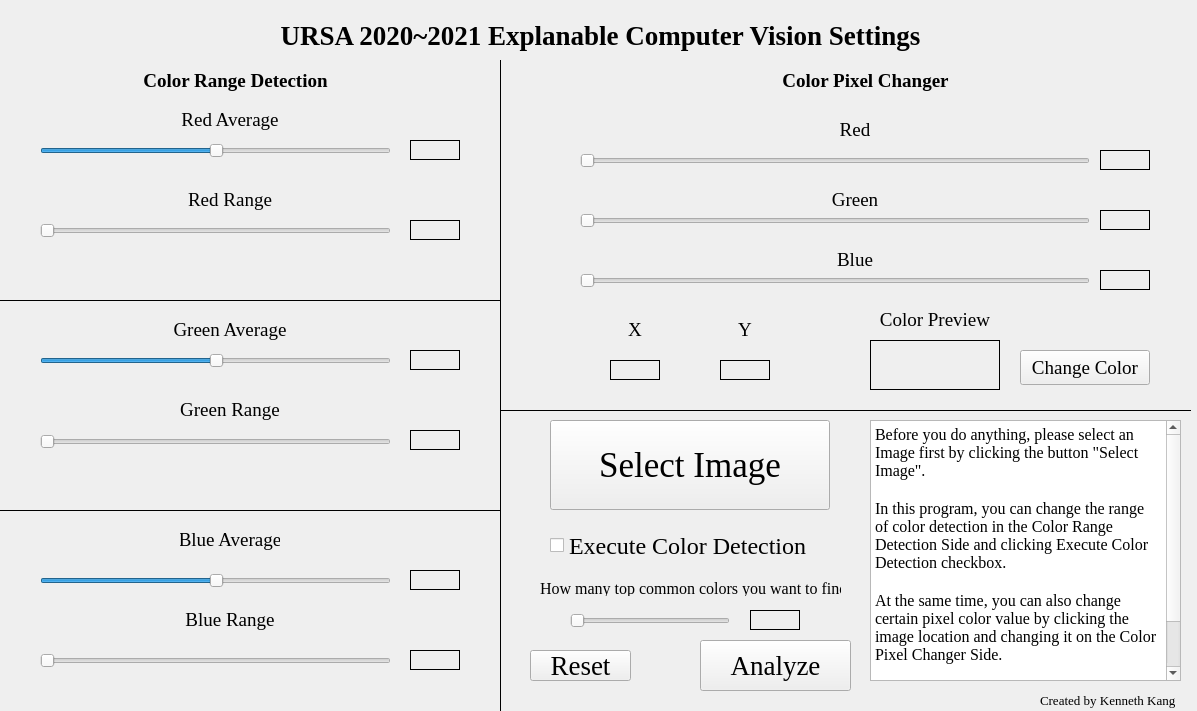
<?xml version="1.0" encoding="UTF-8"?>
<ui version="4.0">
 <class>MainWindow</class>
 <widget class="QMainWindow" name="MainWindow">
  <property name="geometry">
   <rect>
    <x>0</x>
    <y>0</y>
    <width>1197</width>
    <height>711</height>
   </rect>
  </property>
  <property name="windowTitle">
   <string>MainWindow</string>
  </property>
  <widget class="QWidget" name="centralwidget">
   <widget class="QSlider" name="blueSlider">
    <property name="geometry">
     <rect>
      <x>580</x>
      <y>270</y>
      <width>510</width>
      <height>22</height>
     </rect>
    </property>
    <property name="maximum">
     <number>255</number>
    </property>
    <property name="orientation">
     <enum>Qt::Horizontal</enum>
    </property>
   </widget>
   <widget class="QPushButton" name="analyzeBtn">
    <property name="geometry">
     <rect>
      <x>700</x>
      <y>640</y>
      <width>151</width>
      <height>51</height>
     </rect>
    </property>
    <property name="font">
     <font>
      <family>Times New Roman</family>
      <pointsize>20</pointsize>
     </font>
    </property>
    <property name="text">
     <string>Analyze</string>
    </property>
   </widget>
   <widget class="QLabel" name="yText">
    <property name="geometry">
     <rect>
      <x>720</x>
      <y>320</y>
      <width>50</width>
      <height>20</height>
     </rect>
    </property>
    <property name="font">
     <font>
      <family>Times New Roman</family>
      <pointsize>14</pointsize>
     </font>
    </property>
    <property name="text">
     <string>Y</string>
    </property>
    <property name="alignment">
     <set>Qt::AlignCenter</set>
    </property>
   </widget>
   <widget class="QPushButton" name="imgBtn">
    <property name="geometry">
     <rect>
      <x>550</x>
      <y>420</y>
      <width>280</width>
      <height>90</height>
     </rect>
    </property>
    <property name="font">
     <font>
      <family>Times New Roman</family>
      <pointsize>26</pointsize>
     </font>
    </property>
    <property name="text">
     <string>Select Image</string>
    </property>
   </widget>
   <widget class="QLabel" name="greenAverageValue">
    <property name="geometry">
     <rect>
      <x>410</x>
      <y>350</y>
      <width>50</width>
      <height>20</height>
     </rect>
    </property>
    <property name="font">
     <font>
      <family>Times New Roman</family>
      <pointsize>14</pointsize>
     </font>
    </property>
    <property name="frameShape">
     <enum>QFrame::Box</enum>
    </property>
    <property name="text">
     <string/>
    </property>
    <property name="alignment">
     <set>Qt::AlignCenter</set>
    </property>
   </widget>
   <widget class="QSlider" name="greenSlider">
    <property name="geometry">
     <rect>
      <x>580</x>
      <y>210</y>
      <width>510</width>
      <height>22</height>
     </rect>
    </property>
    <property name="maximum">
     <number>255</number>
    </property>
    <property name="orientation">
     <enum>Qt::Horizontal</enum>
    </property>
   </widget>
   <widget class="QLabel" name="colorChangeText">
    <property name="geometry">
     <rect>
      <x>760</x>
      <y>70</y>
      <width>211</width>
      <height>21</height>
     </rect>
    </property>
    <property name="font">
     <font>
      <family>Times New Roman</family>
      <pointsize>14</pointsize>
      <weight>75</weight>
      <bold>true</bold>
     </font>
    </property>
    <property name="frameShape">
     <enum>QFrame::NoFrame</enum>
    </property>
    <property name="text">
     <string>Color Pixel Changer</string>
    </property>
    <property name="alignment">
     <set>Qt::AlignCenter</set>
    </property>
   </widget>
   <widget class="QLabel" name="redAverageValue">
    <property name="geometry">
     <rect>
      <x>410</x>
      <y>140</y>
      <width>50</width>
      <height>20</height>
     </rect>
    </property>
    <property name="font">
     <font>
      <family>Times New Roman</family>
      <pointsize>14</pointsize>
     </font>
    </property>
    <property name="frameShape">
     <enum>QFrame::Box</enum>
    </property>
    <property name="text">
     <string/>
    </property>
    <property name="alignment">
     <set>Qt::AlignCenter</set>
    </property>
   </widget>
   <widget class="QLabel" name="greenText">
    <property name="geometry">
     <rect>
      <x>830</x>
      <y>190</y>
      <width>50</width>
      <height>20</height>
     </rect>
    </property>
    <property name="font">
     <font>
      <family>Times New Roman</family>
      <pointsize>14</pointsize>
     </font>
    </property>
    <property name="text">
     <string>Green</string>
    </property>
    <property name="alignment">
     <set>Qt::AlignCenter</set>
    </property>
   </widget>
   <widget class="QLabel" name="redText">
    <property name="geometry">
     <rect>
      <x>830</x>
      <y>120</y>
      <width>50</width>
      <height>20</height>
     </rect>
    </property>
    <property name="font">
     <font>
      <family>Times New Roman</family>
      <pointsize>14</pointsize>
     </font>
    </property>
    <property name="text">
     <string>Red</string>
    </property>
    <property name="alignment">
     <set>Qt::AlignCenter</set>
    </property>
   </widget>
   <widget class="QSlider" name="blueAverageSlider">
    <property name="geometry">
     <rect>
      <x>40</x>
      <y>570</y>
      <width>351</width>
      <height>22</height>
     </rect>
    </property>
    <property name="maximum">
     <number>255</number>
    </property>
    <property name="value">
     <number>128</number>
    </property>
    <property name="orientation">
     <enum>Qt::Horizontal</enum>
    </property>
   </widget>
   <widget class="QSlider" name="redAverageSlider">
    <property name="geometry">
     <rect>
      <x>40</x>
      <y>140</y>
      <width>351</width>
      <height>22</height>
     </rect>
    </property>
    <property name="maximum">
     <number>255</number>
    </property>
    <property name="sliderPosition">
     <number>128</number>
    </property>
    <property name="orientation">
     <enum>Qt::Horizontal</enum>
    </property>
   </widget>
   <widget class="QLabel" name="blueAverageValue">
    <property name="geometry">
     <rect>
      <x>410</x>
      <y>570</y>
      <width>50</width>
      <height>20</height>
     </rect>
    </property>
    <property name="font">
     <font>
      <family>Times New Roman</family>
      <pointsize>14</pointsize>
     </font>
    </property>
    <property name="frameShape">
     <enum>QFrame::Box</enum>
    </property>
    <property name="text">
     <string/>
    </property>
    <property name="alignment">
     <set>Qt::AlignCenter</set>
    </property>
   </widget>
   <widget class="QLabel" name="xText">
    <property name="geometry">
     <rect>
      <x>610</x>
      <y>320</y>
      <width>50</width>
      <height>20</height>
     </rect>
    </property>
    <property name="font">
     <font>
      <family>Times New Roman</family>
      <pointsize>14</pointsize>
     </font>
    </property>
    <property name="text">
     <string>X</string>
    </property>
    <property name="alignment">
     <set>Qt::AlignCenter</set>
    </property>
   </widget>
   <widget class="QLabel" name="redRangeText">
    <property name="geometry">
     <rect>
      <x>180</x>
      <y>190</y>
      <width>100</width>
      <height>20</height>
     </rect>
    </property>
    <property name="font">
     <font>
      <family>Times New Roman</family>
      <pointsize>14</pointsize>
      <weight>50</weight>
      <bold>false</bold>
     </font>
    </property>
    <property name="frameShape">
     <enum>QFrame::NoFrame</enum>
    </property>
    <property name="text">
     <string>Red Range</string>
    </property>
    <property name="alignment">
     <set>Qt::AlignCenter</set>
    </property>
   </widget>
   <widget class="QLabel" name="greenValueText">
    <property name="geometry">
     <rect>
      <x>1100</x>
      <y>210</y>
      <width>50</width>
      <height>20</height>
     </rect>
    </property>
    <property name="font">
     <font>
      <family>Times New Roman</family>
      <pointsize>14</pointsize>
     </font>
    </property>
    <property name="frameShape">
     <enum>QFrame::Box</enum>
    </property>
    <property name="text">
     <string/>
    </property>
    <property name="alignment">
     <set>Qt::AlignCenter</set>
    </property>
   </widget>
   <widget class="QLabel" name="redRangeValue">
    <property name="geometry">
     <rect>
      <x>410</x>
      <y>220</y>
      <width>50</width>
      <height>20</height>
     </rect>
    </property>
    <property name="font">
     <font>
      <family>Times New Roman</family>
      <pointsize>14</pointsize>
     </font>
    </property>
    <property name="frameShape">
     <enum>QFrame::Box</enum>
    </property>
    <property name="text">
     <string/>
    </property>
    <property name="alignment">
     <set>Qt::AlignCenter</set>
    </property>
   </widget>
   <widget class="QLabel" name="blueValueText">
    <property name="geometry">
     <rect>
      <x>1100</x>
      <y>270</y>
      <width>50</width>
      <height>20</height>
     </rect>
    </property>
    <property name="font">
     <font>
      <family>Times New Roman</family>
      <pointsize>14</pointsize>
     </font>
    </property>
    <property name="frameShape">
     <enum>QFrame::Box</enum>
    </property>
    <property name="text">
     <string/>
    </property>
    <property name="alignment">
     <set>Qt::AlignCenter</set>
    </property>
   </widget>
   <widget class="QLabel" name="author">
    <property name="geometry">
     <rect>
      <x>1040</x>
      <y>690</y>
      <width>141</width>
      <height>20</height>
     </rect>
    </property>
    <property name="font">
     <font>
      <family>Times New Roman</family>
      <pointsize>10</pointsize>
     </font>
    </property>
    <property name="text">
     <string>Created by Kenneth Kang</string>
    </property>
   </widget>
   <widget class="QLabel" name="colorPreview">
    <property name="geometry">
     <rect>
      <x>870</x>
      <y>340</y>
      <width>130</width>
      <height>50</height>
     </rect>
    </property>
    <property name="frameShape">
     <enum>QFrame::Box</enum>
    </property>
    <property name="text">
     <string/>
    </property>
    <property name="alignment">
     <set>Qt::AlignCenter</set>
    </property>
   </widget>
   <widget class="QSlider" name="greenRangeSlider">
    <property name="geometry">
     <rect>
      <x>40</x>
      <y>432</y>
      <width>351</width>
      <height>20</height>
     </rect>
    </property>
    <property name="layoutDirection">
     <enum>Qt::LeftToRight</enum>
    </property>
    <property name="maximum">
     <number>127</number>
    </property>
    <property name="value">
     <number>0</number>
    </property>
    <property name="sliderPosition">
     <number>0</number>
    </property>
    <property name="orientation">
     <enum>Qt::Horizontal</enum>
    </property>
   </widget>
   <widget class="QSlider" name="greenAverageSlider">
    <property name="geometry">
     <rect>
      <x>40</x>
      <y>350</y>
      <width>351</width>
      <height>22</height>
     </rect>
    </property>
    <property name="maximum">
     <number>255</number>
    </property>
    <property name="value">
     <number>128</number>
    </property>
    <property name="orientation">
     <enum>Qt::Horizontal</enum>
    </property>
   </widget>
   <widget class="QTextBrowser" name="descriptionBox">
    <property name="geometry">
     <rect>
      <x>870</x>
      <y>420</y>
      <width>311</width>
      <height>261</height>
     </rect>
    </property>
    <property name="font">
     <font>
      <family>Times New Roman</family>
      <pointsize>12</pointsize>
     </font>
    </property>
    <property name="html">
     <string>&lt;!DOCTYPE HTML PUBLIC &quot;-//W3C//DTD HTML 4.0//EN&quot; &quot;http://www.w3.org/TR/REC-html40/strict.dtd&quot;&gt;
&lt;html&gt;&lt;head&gt;&lt;meta name=&quot;qrichtext&quot; content=&quot;1&quot; /&gt;&lt;style type=&quot;text/css&quot;&gt;
p, li { white-space: pre-wrap; }
&lt;/style&gt;&lt;/head&gt;&lt;body style=&quot; font-family:'Times New Roman'; font-size:12pt; font-weight:400; font-style:normal;&quot;&gt;
&lt;p style=&quot; margin-top:0px; margin-bottom:0px; margin-left:0px; margin-right:0px; -qt-block-indent:0; text-indent:0px;&quot;&gt;Before you do anything, please select an Image first by clicking the button &amp;quot;Select Image&amp;quot;.&lt;/p&gt;
&lt;p style=&quot;-qt-paragraph-type:empty; margin-top:0px; margin-bottom:0px; margin-left:0px; margin-right:0px; -qt-block-indent:0; text-indent:0px;&quot;&gt;&lt;br /&gt;&lt;/p&gt;
&lt;p style=&quot; margin-top:0px; margin-bottom:0px; margin-left:0px; margin-right:0px; -qt-block-indent:0; text-indent:0px;&quot;&gt;In this program, you can change the range of color detection in the Color Range Detection Side and clicking Execute Color Detection checkbox.&lt;/p&gt;
&lt;p style=&quot;-qt-paragraph-type:empty; margin-top:0px; margin-bottom:0px; margin-left:0px; margin-right:0px; -qt-block-indent:0; text-indent:0px;&quot;&gt;&lt;br /&gt;&lt;/p&gt;
&lt;p style=&quot; margin-top:0px; margin-bottom:0px; margin-left:0px; margin-right:0px; -qt-block-indent:0; text-indent:0px;&quot;&gt;At the same time, you can also change certain pixel color value by clicking the image location and changing it on the Color Pixel Changer Side.&lt;/p&gt;
&lt;p style=&quot;-qt-paragraph-type:empty; margin-top:0px; margin-bottom:0px; margin-left:0px; margin-right:0px; -qt-block-indent:0; text-indent:0px;&quot;&gt;&lt;br /&gt;&lt;/p&gt;
&lt;p style=&quot; margin-top:0px; margin-bottom:0px; margin-left:0px; margin-right:0px; -qt-block-indent:0; text-indent:0px;&quot;&gt;Last, you can get the most common colors in the image by entering how many as integer and click Analyze.&lt;/p&gt;&lt;/body&gt;&lt;/html&gt;</string>
    </property>
   </widget>
   <widget class="QLabel" name="xValueText">
    <property name="geometry">
     <rect>
      <x>610</x>
      <y>360</y>
      <width>50</width>
      <height>20</height>
     </rect>
    </property>
    <property name="font">
     <font>
      <family>Times New Roman</family>
      <pointsize>14</pointsize>
     </font>
    </property>
    <property name="frameShape">
     <enum>QFrame::Box</enum>
    </property>
    <property name="text">
     <string/>
    </property>
    <property name="alignment">
     <set>Qt::AlignCenter</set>
    </property>
   </widget>
   <widget class="QLabel" name="questionText">
    <property name="geometry">
     <rect>
      <x>540</x>
      <y>580</y>
      <width>301</width>
      <height>16</height>
     </rect>
    </property>
    <property name="font">
     <font>
      <family>Times New Roman</family>
      <pointsize>12</pointsize>
     </font>
    </property>
    <property name="text">
     <string>How many top common colors you want to find?</string>
    </property>
   </widget>
   <widget class="Line" name="line">
    <property name="geometry">
     <rect>
      <x>490</x>
      <y>60</y>
      <width>20</width>
      <height>651</height>
     </rect>
    </property>
    <property name="frameShadow">
     <enum>QFrame::Plain</enum>
    </property>
    <property name="orientation">
     <enum>Qt::Vertical</enum>
    </property>
   </widget>
   <widget class="Line" name="borderLineWithImg">
    <property name="geometry">
     <rect>
      <x>500</x>
      <y>400</y>
      <width>691</width>
      <height>20</height>
     </rect>
    </property>
    <property name="frameShadow">
     <enum>QFrame::Plain</enum>
    </property>
    <property name="orientation">
     <enum>Qt::Horizontal</enum>
    </property>
   </widget>
   <widget class="QLabel" name="blueRangeText">
    <property name="geometry">
     <rect>
      <x>180</x>
      <y>610</y>
      <width>100</width>
      <height>20</height>
     </rect>
    </property>
    <property name="font">
     <font>
      <family>Times New Roman</family>
      <pointsize>14</pointsize>
      <weight>50</weight>
      <bold>false</bold>
     </font>
    </property>
    <property name="frameShape">
     <enum>QFrame::NoFrame</enum>
    </property>
    <property name="text">
     <string>Blue Range</string>
    </property>
    <property name="alignment">
     <set>Qt::AlignCenter</set>
    </property>
   </widget>
   <widget class="QSlider" name="blueRangeSlider">
    <property name="geometry">
     <rect>
      <x>40</x>
      <y>650</y>
      <width>351</width>
      <height>22</height>
     </rect>
    </property>
    <property name="layoutDirection">
     <enum>Qt::LeftToRight</enum>
    </property>
    <property name="maximum">
     <number>127</number>
    </property>
    <property name="sliderPosition">
     <number>0</number>
    </property>
    <property name="orientation">
     <enum>Qt::Horizontal</enum>
    </property>
   </widget>
   <widget class="QPushButton" name="resetBtn">
    <property name="geometry">
     <rect>
      <x>530</x>
      <y>650</y>
      <width>101</width>
      <height>31</height>
     </rect>
    </property>
    <property name="font">
     <font>
      <family>Times New Roman</family>
      <pointsize>20</pointsize>
     </font>
    </property>
    <property name="text">
     <string>Reset</string>
    </property>
   </widget>
   <widget class="QLabel" name="greenAverageText">
    <property name="geometry">
     <rect>
      <x>170</x>
      <y>320</y>
      <width>120</width>
      <height>20</height>
     </rect>
    </property>
    <property name="font">
     <font>
      <family>Times New Roman</family>
      <pointsize>14</pointsize>
      <weight>50</weight>
      <bold>false</bold>
     </font>
    </property>
    <property name="frameShape">
     <enum>QFrame::NoFrame</enum>
    </property>
    <property name="text">
     <string>Green Average</string>
    </property>
    <property name="alignment">
     <set>Qt::AlignCenter</set>
    </property>
   </widget>
   <widget class="QLabel" name="yValueText">
    <property name="geometry">
     <rect>
      <x>720</x>
      <y>360</y>
      <width>50</width>
      <height>20</height>
     </rect>
    </property>
    <property name="font">
     <font>
      <family>Times New Roman</family>
      <pointsize>14</pointsize>
     </font>
    </property>
    <property name="frameShape">
     <enum>QFrame::Box</enum>
    </property>
    <property name="text">
     <string/>
    </property>
    <property name="alignment">
     <set>Qt::AlignCenter</set>
    </property>
   </widget>
   <widget class="QLabel" name="blueText">
    <property name="geometry">
     <rect>
      <x>830</x>
      <y>250</y>
      <width>50</width>
      <height>20</height>
     </rect>
    </property>
    <property name="font">
     <font>
      <family>Times New Roman</family>
      <pointsize>14</pointsize>
     </font>
    </property>
    <property name="text">
     <string>Blue</string>
    </property>
    <property name="alignment">
     <set>Qt::AlignCenter</set>
    </property>
   </widget>
   <widget class="QPushButton" name="changeColorBtn">
    <property name="geometry">
     <rect>
      <x>1020</x>
      <y>350</y>
      <width>130</width>
      <height>35</height>
     </rect>
    </property>
    <property name="font">
     <font>
      <family>Times New Roman</family>
      <pointsize>14</pointsize>
     </font>
    </property>
    <property name="text">
     <string>Change Color</string>
    </property>
   </widget>
   <widget class="QLabel" name="colorPreviewText">
    <property name="geometry">
     <rect>
      <x>870</x>
      <y>310</y>
      <width>130</width>
      <height>20</height>
     </rect>
    </property>
    <property name="font">
     <font>
      <family>Times New Roman</family>
      <pointsize>14</pointsize>
     </font>
    </property>
    <property name="text">
     <string>Color Preview</string>
    </property>
    <property name="alignment">
     <set>Qt::AlignCenter</set>
    </property>
   </widget>
   <widget class="QLabel" name="blueRangeValue">
    <property name="geometry">
     <rect>
      <x>410</x>
      <y>650</y>
      <width>50</width>
      <height>20</height>
     </rect>
    </property>
    <property name="font">
     <font>
      <family>Times New Roman</family>
      <pointsize>14</pointsize>
     </font>
    </property>
    <property name="frameShape">
     <enum>QFrame::Box</enum>
    </property>
    <property name="text">
     <string/>
    </property>
    <property name="alignment">
     <set>Qt::AlignCenter</set>
    </property>
   </widget>
   <widget class="QLabel" name="greenRangeValue">
    <property name="geometry">
     <rect>
      <x>410</x>
      <y>430</y>
      <width>50</width>
      <height>20</height>
     </rect>
    </property>
    <property name="font">
     <font>
      <family>Times New Roman</family>
      <pointsize>14</pointsize>
     </font>
    </property>
    <property name="frameShape">
     <enum>QFrame::Box</enum>
    </property>
    <property name="text">
     <string/>
    </property>
    <property name="alignment">
     <set>Qt::AlignCenter</set>
    </property>
   </widget>
   <widget class="QLabel" name="redValueText">
    <property name="geometry">
     <rect>
      <x>1100</x>
      <y>150</y>
      <width>50</width>
      <height>20</height>
     </rect>
    </property>
    <property name="font">
     <font>
      <family>Times New Roman</family>
      <pointsize>14</pointsize>
     </font>
    </property>
    <property name="frameShape">
     <enum>QFrame::Box</enum>
    </property>
    <property name="text">
     <string/>
    </property>
    <property name="alignment">
     <set>Qt::AlignCenter</set>
    </property>
   </widget>
   <widget class="QLabel" name="redAverageText">
    <property name="geometry">
     <rect>
      <x>180</x>
      <y>110</y>
      <width>100</width>
      <height>20</height>
     </rect>
    </property>
    <property name="font">
     <font>
      <family>Times New Roman</family>
      <pointsize>14</pointsize>
      <weight>50</weight>
      <bold>false</bold>
     </font>
    </property>
    <property name="frameShape">
     <enum>QFrame::NoFrame</enum>
    </property>
    <property name="text">
     <string>Red Average</string>
    </property>
    <property name="alignment">
     <set>Qt::AlignCenter</set>
    </property>
   </widget>
   <widget class="QLabel" name="blueAverageText">
    <property name="geometry">
     <rect>
      <x>180</x>
      <y>530</y>
      <width>100</width>
      <height>20</height>
     </rect>
    </property>
    <property name="font">
     <font>
      <family>Times New Roman</family>
      <pointsize>14</pointsize>
      <weight>50</weight>
      <bold>false</bold>
     </font>
    </property>
    <property name="frameShape">
     <enum>QFrame::NoFrame</enum>
    </property>
    <property name="text">
     <string>Blue Average</string>
    </property>
    <property name="alignment">
     <set>Qt::AlignCenter</set>
    </property>
   </widget>
   <widget class="QLabel" name="colorRangeText">
    <property name="geometry">
     <rect>
      <x>130</x>
      <y>70</y>
      <width>211</width>
      <height>21</height>
     </rect>
    </property>
    <property name="font">
     <font>
      <family>Times New Roman</family>
      <pointsize>14</pointsize>
      <weight>75</weight>
      <bold>true</bold>
     </font>
    </property>
    <property name="frameShape">
     <enum>QFrame::NoFrame</enum>
    </property>
    <property name="text">
     <string>Color Range Detection</string>
    </property>
    <property name="alignment">
     <set>Qt::AlignCenter</set>
    </property>
   </widget>
   <widget class="Line" name="borderLineWithGB">
    <property name="geometry">
     <rect>
      <x>-10</x>
      <y>500</y>
      <width>511</width>
      <height>20</height>
     </rect>
    </property>
    <property name="frameShadow">
     <enum>QFrame::Plain</enum>
    </property>
    <property name="orientation">
     <enum>Qt::Horizontal</enum>
    </property>
   </widget>
   <widget class="QCheckBox" name="executeDetect">
    <property name="geometry">
     <rect>
      <x>550</x>
      <y>520</y>
      <width>281</width>
      <height>51</height>
     </rect>
    </property>
    <property name="font">
     <font>
      <family>Times New Roman</family>
      <pointsize>18</pointsize>
     </font>
    </property>
    <property name="text">
     <string>Execute Color Detection</string>
    </property>
   </widget>
   <widget class="Line" name="borderLineWithRG">
    <property name="geometry">
     <rect>
      <x>-10</x>
      <y>290</y>
      <width>511</width>
      <height>20</height>
     </rect>
    </property>
    <property name="frameShadow">
     <enum>QFrame::Plain</enum>
    </property>
    <property name="orientation">
     <enum>Qt::Horizontal</enum>
    </property>
   </widget>
   <widget class="QSlider" name="redRangeSlider">
    <property name="geometry">
     <rect>
      <x>40</x>
      <y>220</y>
      <width>351</width>
      <height>22</height>
     </rect>
    </property>
    <property name="layoutDirection">
     <enum>Qt::LeftToRight</enum>
    </property>
    <property name="maximum">
     <number>127</number>
    </property>
    <property name="value">
     <number>0</number>
    </property>
    <property name="sliderPosition">
     <number>0</number>
    </property>
    <property name="orientation">
     <enum>Qt::Horizontal</enum>
    </property>
   </widget>
   <widget class="QSlider" name="redSlider">
    <property name="geometry">
     <rect>
      <x>580</x>
      <y>150</y>
      <width>510</width>
      <height>22</height>
     </rect>
    </property>
    <property name="maximum">
     <number>255</number>
    </property>
    <property name="orientation">
     <enum>Qt::Horizontal</enum>
    </property>
   </widget>
   <widget class="QLabel" name="title">
    <property name="geometry">
     <rect>
      <x>30</x>
      <y>10</y>
      <width>1141</width>
      <height>51</height>
     </rect>
    </property>
    <property name="font">
     <font>
      <family>Times New Roman</family>
      <pointsize>20</pointsize>
      <weight>75</weight>
      <bold>true</bold>
     </font>
    </property>
    <property name="frameShape">
     <enum>QFrame::NoFrame</enum>
    </property>
    <property name="text">
     <string>URSA 2020~2021 Explanable Computer Vision Settings</string>
    </property>
    <property name="alignment">
     <set>Qt::AlignCenter</set>
    </property>
   </widget>
   <widget class="QLabel" name="greenRangeText">
    <property name="geometry">
     <rect>
      <x>180</x>
      <y>400</y>
      <width>100</width>
      <height>20</height>
     </rect>
    </property>
    <property name="font">
     <font>
      <family>Times New Roman</family>
      <pointsize>14</pointsize>
      <weight>50</weight>
      <bold>false</bold>
     </font>
    </property>
    <property name="frameShape">
     <enum>QFrame::NoFrame</enum>
    </property>
    <property name="text">
     <string>Green Range</string>
    </property>
    <property name="alignment">
     <set>Qt::AlignCenter</set>
    </property>
   </widget>
   <widget class="QSlider" name="commonColorSlider">
    <property name="geometry">
     <rect>
      <x>570</x>
      <y>610</y>
      <width>160</width>
      <height>22</height>
     </rect>
    </property>
    <property name="maximum">
     <number>10</number>
    </property>
    <property name="orientation">
     <enum>Qt::Horizontal</enum>
    </property>
   </widget>
   <widget class="QLabel" name="commonColorValue">
    <property name="geometry">
     <rect>
      <x>750</x>
      <y>610</y>
      <width>50</width>
      <height>20</height>
     </rect>
    </property>
    <property name="font">
     <font>
      <family>Times New Roman</family>
      <pointsize>14</pointsize>
     </font>
    </property>
    <property name="frameShape">
     <enum>QFrame::Box</enum>
    </property>
    <property name="text">
     <string/>
    </property>
    <property name="alignment">
     <set>Qt::AlignCenter</set>
    </property>
   </widget>
  </widget>
 </widget>
 <resources/>
 <connections>
  <connection>
   <sender>redAverageSlider</sender>
   <signal>sliderMoved(int)</signal>
   <receiver>redAverageValue</receiver>
   <slot>setNum(int)</slot>
   <hints>
    <hint type="sourcelabel">
     <x>343</x>
     <y>155</y>
    </hint>
    <hint type="destinationlabel">
     <x>425</x>
     <y>148</y>
    </hint>
   </hints>
  </connection>
  <connection>
   <sender>redRangeSlider</sender>
   <signal>sliderMoved(int)</signal>
   <receiver>redRangeValue</receiver>
   <slot>setNum(int)</slot>
   <hints>
    <hint type="sourcelabel">
     <x>322</x>
     <y>228</y>
    </hint>
    <hint type="destinationlabel">
     <x>434</x>
     <y>234</y>
    </hint>
   </hints>
  </connection>
  <connection>
   <sender>greenAverageSlider</sender>
   <signal>sliderMoved(int)</signal>
   <receiver>greenAverageValue</receiver>
   <slot>setNum(int)</slot>
   <hints>
    <hint type="sourcelabel">
     <x>352</x>
     <y>359</y>
    </hint>
    <hint type="destinationlabel">
     <x>433</x>
     <y>362</y>
    </hint>
   </hints>
  </connection>
  <connection>
   <sender>greenRangeSlider</sender>
   <signal>sliderMoved(int)</signal>
   <receiver>greenRangeValue</receiver>
   <slot>setNum(int)</slot>
   <hints>
    <hint type="sourcelabel">
     <x>346</x>
     <y>433</y>
    </hint>
    <hint type="destinationlabel">
     <x>437</x>
     <y>439</y>
    </hint>
   </hints>
  </connection>
  <connection>
   <sender>blueAverageSlider</sender>
   <signal>sliderMoved(int)</signal>
   <receiver>blueAverageValue</receiver>
   <slot>setNum(int)</slot>
   <hints>
    <hint type="sourcelabel">
     <x>380</x>
     <y>577</y>
    </hint>
    <hint type="destinationlabel">
     <x>434</x>
     <y>578</y>
    </hint>
   </hints>
  </connection>
  <connection>
   <sender>blueRangeSlider</sender>
   <signal>sliderMoved(int)</signal>
   <receiver>blueRangeValue</receiver>
   <slot>setNum(int)</slot>
   <hints>
    <hint type="sourcelabel">
     <x>335</x>
     <y>656</y>
    </hint>
    <hint type="destinationlabel">
     <x>424</x>
     <y>660</y>
    </hint>
   </hints>
  </connection>
  <connection>
   <sender>blueSlider</sender>
   <signal>sliderMoved(int)</signal>
   <receiver>blueValueText</receiver>
   <slot>setNum(int)</slot>
   <hints>
    <hint type="sourcelabel">
     <x>982</x>
     <y>276</y>
    </hint>
    <hint type="destinationlabel">
     <x>1115</x>
     <y>284</y>
    </hint>
   </hints>
  </connection>
  <connection>
   <sender>greenSlider</sender>
   <signal>sliderMoved(int)</signal>
   <receiver>greenValueText</receiver>
   <slot>setNum(int)</slot>
   <hints>
    <hint type="sourcelabel">
     <x>1044</x>
     <y>221</y>
    </hint>
    <hint type="destinationlabel">
     <x>1111</x>
     <y>225</y>
    </hint>
   </hints>
  </connection>
  <connection>
   <sender>redSlider</sender>
   <signal>sliderMoved(int)</signal>
   <receiver>redValueText</receiver>
   <slot>setNum(int)</slot>
   <hints>
    <hint type="sourcelabel">
     <x>957</x>
     <y>160</y>
    </hint>
    <hint type="destinationlabel">
     <x>1114</x>
     <y>159</y>
    </hint>
   </hints>
  </connection>
  <connection>
   <sender>commonColorSlider</sender>
   <signal>sliderMoved(int)</signal>
   <receiver>commonColorValue</receiver>
   <slot>setNum(int)</slot>
   <hints>
    <hint type="sourcelabel">
     <x>682</x>
     <y>625</y>
    </hint>
    <hint type="destinationlabel">
     <x>785</x>
     <y>620</y>
    </hint>
   </hints>
  </connection>
 </connections>
</ui>
